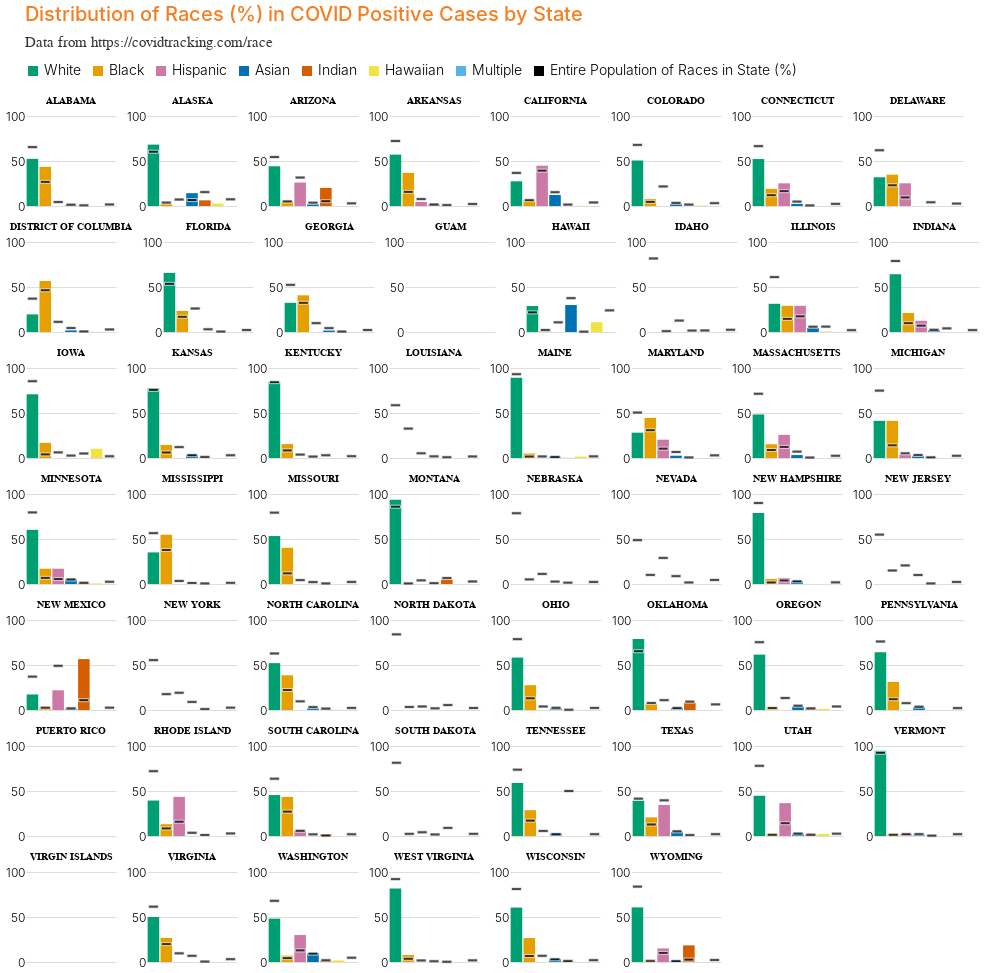

The code cell stored with this chart in its notebook:
### Code cell
states = data["state"].unique()
h = alt.hconcat()
v = alt.vconcat()
for i in range(len(states)):
    
    h |= plot(states[i], "Positive")
    
    if i % 8 == 7:
        v &= h
        h = alt.hconcat()

v &= h

v = v

theme(v, legend_orient="top").properties(
    title={
        "text": "Distribution of Races (%) in COVID Positive Cases by State",
        "color": "#F47E20",
        "subtitle": "Data from https://covidtracking.com/race",
        "subtitleFontSize": 15,
        "subtitlePadding": 10,
        "subtitleColor": "#333",
        "dx": 20,
        "dy": -10
    }
)
